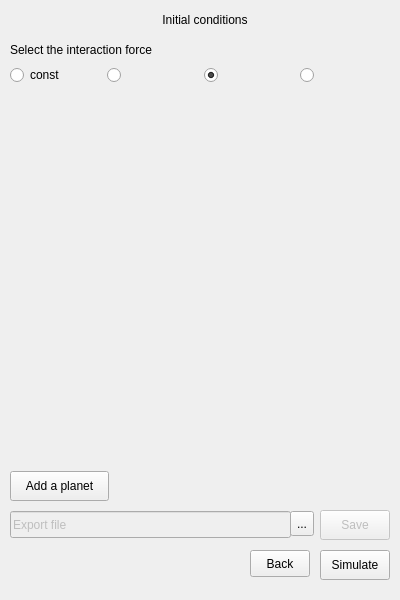
<?xml version="1.0" encoding="UTF-8"?>
<ui version="4.0">
 <class>DataWindow</class>
 <widget class="QWidget" name="DataWindow">
  <property name="geometry">
   <rect>
    <x>0</x>
    <y>0</y>
    <width>400</width>
    <height>600</height>
   </rect>
  </property>
  <property name="windowTitle">
   <string>Data input</string>
  </property>
  <property name="windowIcon">
   <iconset>
    <normaloff>icon.png</normaloff>icon.png</iconset>
  </property>
  <widget class="QLabel" name="label">
   <property name="geometry">
    <rect>
     <x>120</x>
     <y>10</y>
     <width>170</width>
     <height>20</height>
    </rect>
   </property>
   <property name="text">
    <string>Initial conditions</string>
   </property>
   <property name="alignment">
    <set>Qt::AlignCenter</set>
   </property>
  </widget>
  <widget class="QWidget" name="horizontalLayoutWidget">
   <property name="geometry">
    <rect>
     <x>9</x>
     <y>90</y>
     <width>381</width>
     <height>371</height>
    </rect>
   </property>
   <layout class="QHBoxLayout" name="dataContainer"/>
  </widget>
  <widget class="QPushButton" name="simulateButton">
   <property name="geometry">
    <rect>
     <x>320</x>
     <y>550</y>
     <width>70</width>
     <height>30</height>
    </rect>
   </property>
   <property name="text">
    <string>Simulate</string>
   </property>
  </widget>
  <widget class="QPushButton" name="saveButton">
   <property name="enabled">
    <bool>false</bool>
   </property>
   <property name="geometry">
    <rect>
     <x>320</x>
     <y>510</y>
     <width>70</width>
     <height>30</height>
    </rect>
   </property>
   <property name="text">
    <string>Save</string>
   </property>
  </widget>
  <widget class="QLineEdit" name="saveLine">
   <property name="enabled">
    <bool>false</bool>
   </property>
   <property name="geometry">
    <rect>
     <x>10</x>
     <y>511</y>
     <width>281</width>
     <height>27</height>
    </rect>
   </property>
   <property name="text">
    <string>Export file</string>
   </property>
   <property name="readOnly">
    <bool>true</bool>
   </property>
   <property name="clearButtonEnabled">
    <bool>false</bool>
   </property>
  </widget>
  <widget class="QToolButton" name="searchButton">
   <property name="geometry">
    <rect>
     <x>290</x>
     <y>511</y>
     <width>24</width>
     <height>25</height>
    </rect>
   </property>
   <property name="text">
    <string>...</string>
   </property>
  </widget>
  <widget class="QLabel" name="infoLabel">
   <property name="geometry">
    <rect>
     <x>130</x>
     <y>480</y>
     <width>67</width>
     <height>17</height>
    </rect>
   </property>
   <property name="text">
    <string/>
   </property>
  </widget>
  <widget class="QPushButton" name="addPlanetButton">
   <property name="geometry">
    <rect>
     <x>10</x>
     <y>471</y>
     <width>99</width>
     <height>30</height>
    </rect>
   </property>
   <property name="text">
    <string>Add a planet</string>
   </property>
  </widget>
  <widget class="QWidget" name="horizontalLayoutWidget_2">
   <property name="geometry">
    <rect>
     <x>10</x>
     <y>60</y>
     <width>381</width>
     <height>31</height>
    </rect>
   </property>
   <layout class="QHBoxLayout" name="forceLayout">
    <item>
     <widget class="QRadioButton" name="r_0Button">
      <property name="text">
       <string>const</string>
      </property>
     </widget>
    </item>
    <item>
     <widget class="QRadioButton" name="r_1Button">
      <property name="text">
       <string/>
      </property>
     </widget>
    </item>
    <item>
     <widget class="QRadioButton" name="r_2Button">
      <property name="text">
       <string/>
      </property>
      <property name="checked">
       <bool>true</bool>
      </property>
     </widget>
    </item>
    <item>
     <widget class="QRadioButton" name="r_3Button">
      <property name="text">
       <string/>
      </property>
     </widget>
    </item>
   </layout>
  </widget>
  <widget class="QLabel" name="label_4">
   <property name="geometry">
    <rect>
     <x>10</x>
     <y>40</y>
     <width>241</width>
     <height>20</height>
    </rect>
   </property>
   <property name="text">
    <string>Select the interaction force</string>
   </property>
  </widget>
  <widget class="QPushButton" name="returnButton">
   <property name="geometry">
    <rect>
     <x>250</x>
     <y>550</y>
     <width>60</width>
     <height>27</height>
    </rect>
   </property>
   <property name="text">
    <string>Back</string>
   </property>
  </widget>
 </widget>
 <resources/>
 <connections/>
</ui>
